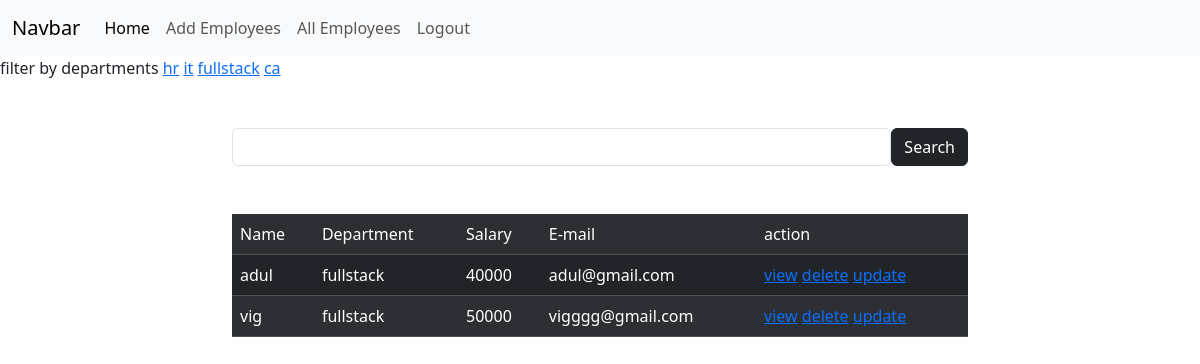
Screenshot of /employees/all/?department=fullstack (signed in) with the database file from the repository.
### crm/models.py (models this page shows, shortened)
class Employees(models.Model):
    name=models.CharField(max_length=200)
    department=models.CharField(max_length=200)
    salary=models.PositiveBigIntegerField()
    email=models.EmailField(unique=True)
    age=models.PositiveIntegerField()
    contact=models.CharField(max_length=100,null=True)
    profile_pic=models.ImageField(upload_to="images",null=True)
    dob=models.DateField(null=True,blank=True)

### crm/views.py (the view, shortened to what this page needs)
# urls.py: path("employees/all/",views.EmployeeListView.as_view(),name="emp-all"),
@method_decorator(signun_required,name="dispatch")
class EmployeeListView(View):
    def get(self,request,*args,**kwargs):
           qs=Employees.objects.all()
           departments=Employees.objects.all().values_list("department",flat=True).distinct()
           print(departments)
           if "department" in request.GET:
               dept=request.GET.get("department")
               qs=qs.filter(department__iexact=dept)
           return render(request,"emp_list.html",{"data":qs,"departments":departments})

### crm/views.py (called while the page is built)
def signun_required(fn):
    def wrapper(request,*args,**kwargs):
        if not request.user.is_authenticated:
            messages.error(request,"invalid session")
            return redirect("signin")
        else:
            return fn(request,*args,**kwargs)
    return wrapper

### crm/templates/emp_list.html (shortened to what this page needs)
{%extends 'base.html'%}
{%block body_block%}
<div>
    filter by departments
    {%for dep in departments%}
    <a href="{%url 'emp-all'%}?department={{dep}}">{{dep}}</a>
    {%endfor%}
</div>
<div class="container">
    <div class="row">
        <div class="col-2"></div>
        <div class="col-8">
            <form action="" method="post">
                <div class="d-flex mt-5">
                    <input type="text" name="box" class="form-control">
                    <button type="submit" class="btn btn-dark">Search</button>
                </div>
            </form>
        </div>
        <div class="col-2"></div>
    </div>
</div>
<div class="container">
    <div class="row">
        <div class="col-2"></div>
        <div class="col-8 mt-5">
            <table class="table table-dark table-striped">
                <tr>
                    <td>Name</td>
                    <td>Department</td>
                    <td>Salary</td>
                    <td>E-mail</td>
                    <td>action</td>
                </tr>
                {%for emp in data%}
                <tr>
                    <td>{{emp.name}}</td>
                    <td>{{emp.department}}</td>
                    <td>{{emp.salary}}</td>
                    <td>{{emp.email}}</td>
                    <td><a href="{%url 'emp-detail' emp.id%}">view</a>
                        <a href="{%url 'emp-remove' emp.id%}">delete</a>
                        <a href="{%url 'emp-edit' emp.id%}">update</a>
                    </td>
                </tr>
                {%endfor%}
            </table>
        </div>
        <div class="col-2"></div>
    </div>
</div>
{%endblock%}

### rows the page displays
Employees: name "adul", department "fullstack", salary "40000", email "adul@gmail.com"
Employees: name "vig", department "fullstack", salary "50000", email "vigggg@gmail.com"

### other values shown
{{ dep }} "hr" "it" "fullstack" "ca"
